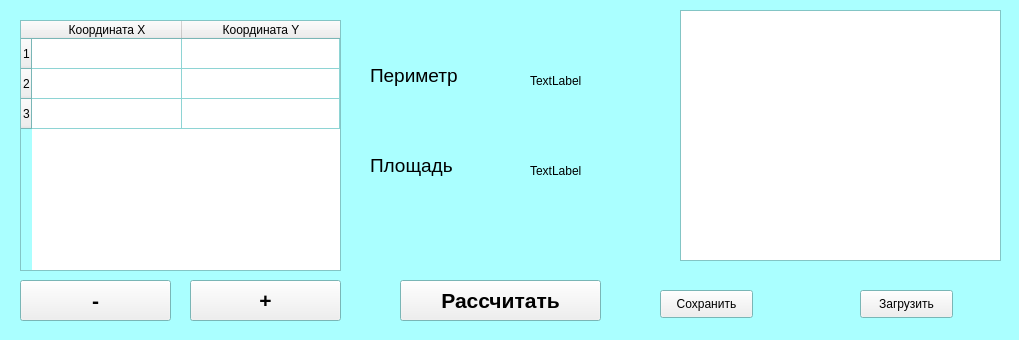
<?xml version="1.0" encoding="UTF-8"?>
<ui version="4.0">
 <class>Widget</class>
 <widget class="QWidget" name="Widget">
  <property name="geometry">
   <rect>
    <x>0</x>
    <y>0</y>
    <width>1019</width>
    <height>340</height>
   </rect>
  </property>
  <property name="palette">
   <palette>
    <active>
     <colorrole role="Base">
      <brush brushstyle="SolidPattern">
       <color alpha="255">
        <red>255</red>
        <green>255</green>
        <blue>255</blue>
       </color>
      </brush>
     </colorrole>
     <colorrole role="Window">
      <brush brushstyle="SolidPattern">
       <color alpha="255">
        <red>170</red>
        <green>255</green>
        <blue>255</blue>
       </color>
      </brush>
     </colorrole>
    </active>
    <inactive>
     <colorrole role="Base">
      <brush brushstyle="SolidPattern">
       <color alpha="255">
        <red>255</red>
        <green>255</green>
        <blue>255</blue>
       </color>
      </brush>
     </colorrole>
     <colorrole role="Window">
      <brush brushstyle="SolidPattern">
       <color alpha="255">
        <red>170</red>
        <green>255</green>
        <blue>255</blue>
       </color>
      </brush>
     </colorrole>
    </inactive>
    <disabled>
     <colorrole role="Base">
      <brush brushstyle="SolidPattern">
       <color alpha="255">
        <red>170</red>
        <green>255</green>
        <blue>255</blue>
       </color>
      </brush>
     </colorrole>
     <colorrole role="Window">
      <brush brushstyle="SolidPattern">
       <color alpha="255">
        <red>170</red>
        <green>255</green>
        <blue>255</blue>
       </color>
      </brush>
     </colorrole>
    </disabled>
   </palette>
  </property>
  <property name="windowTitle">
   <string>Widget</string>
  </property>
  <widget class="QTableWidget" name="tab">
   <property name="geometry">
    <rect>
     <x>20</x>
     <y>20</y>
     <width>321</width>
     <height>251</height>
    </rect>
   </property>
   <attribute name="horizontalHeaderCascadingSectionResizes">
    <bool>false</bool>
   </attribute>
   <attribute name="horizontalHeaderDefaultSectionSize">
    <number>150</number>
   </attribute>
   <attribute name="horizontalHeaderShowSortIndicator" stdset="0">
    <bool>false</bool>
   </attribute>
   <attribute name="horizontalHeaderStretchLastSection">
    <bool>true</bool>
   </attribute>
   <row>
    <property name="text">
     <string>1</string>
    </property>
   </row>
   <row>
    <property name="text">
     <string>2</string>
    </property>
   </row>
   <row>
    <property name="text">
     <string>3</string>
    </property>
   </row>
   <column>
    <property name="text">
     <string>Координата X</string>
    </property>
   </column>
   <column>
    <property name="text">
     <string>Координата Y</string>
    </property>
   </column>
  </widget>
  <widget class="QPushButton" name="pushButton">
   <property name="geometry">
    <rect>
     <x>400</x>
     <y>280</y>
     <width>201</width>
     <height>41</height>
    </rect>
   </property>
   <property name="font">
    <font>
     <pointsize>16</pointsize>
     <weight>75</weight>
     <bold>true</bold>
    </font>
   </property>
   <property name="text">
    <string>Рассчитать</string>
   </property>
  </widget>
  <widget class="QPushButton" name="pushButton_2">
   <property name="geometry">
    <rect>
     <x>20</x>
     <y>280</y>
     <width>151</width>
     <height>41</height>
    </rect>
   </property>
   <property name="font">
    <font>
     <pointsize>16</pointsize>
     <weight>75</weight>
     <bold>true</bold>
    </font>
   </property>
   <property name="text">
    <string>-</string>
   </property>
  </widget>
  <widget class="QPushButton" name="pushButton_3">
   <property name="geometry">
    <rect>
     <x>190</x>
     <y>280</y>
     <width>151</width>
     <height>41</height>
    </rect>
   </property>
   <property name="font">
    <font>
     <pointsize>16</pointsize>
     <weight>75</weight>
     <bold>true</bold>
    </font>
   </property>
   <property name="text">
    <string>+</string>
   </property>
  </widget>
  <widget class="QLabel" name="label">
   <property name="geometry">
    <rect>
     <x>370</x>
     <y>50</y>
     <width>161</width>
     <height>51</height>
    </rect>
   </property>
   <property name="font">
    <font>
     <pointsize>14</pointsize>
    </font>
   </property>
   <property name="text">
    <string>Периметр</string>
   </property>
  </widget>
  <widget class="QLabel" name="label_2">
   <property name="geometry">
    <rect>
     <x>370</x>
     <y>140</y>
     <width>161</width>
     <height>51</height>
    </rect>
   </property>
   <property name="font">
    <font>
     <pointsize>14</pointsize>
    </font>
   </property>
   <property name="text">
    <string>Площадь</string>
   </property>
  </widget>
  <widget class="QTextBrowser" name="textBrowser">
   <property name="geometry">
    <rect>
     <x>680</x>
     <y>10</y>
     <width>321</width>
     <height>251</height>
    </rect>
   </property>
  </widget>
  <widget class="QPushButton" name="pushButton_4">
   <property name="geometry">
    <rect>
     <x>660</x>
     <y>290</y>
     <width>93</width>
     <height>28</height>
    </rect>
   </property>
   <property name="text">
    <string>Сохранить</string>
   </property>
  </widget>
  <widget class="QPushButton" name="pushButton_5">
   <property name="geometry">
    <rect>
     <x>860</x>
     <y>290</y>
     <width>93</width>
     <height>28</height>
    </rect>
   </property>
   <property name="text">
    <string>Загрузить</string>
   </property>
  </widget>
  <widget class="QLabel" name="per">
   <property name="geometry">
    <rect>
     <x>530</x>
     <y>60</y>
     <width>101</width>
     <height>41</height>
    </rect>
   </property>
   <property name="text">
    <string>TextLabel</string>
   </property>
  </widget>
  <widget class="QLabel" name="pl">
   <property name="geometry">
    <rect>
     <x>530</x>
     <y>150</y>
     <width>101</width>
     <height>41</height>
    </rect>
   </property>
   <property name="text">
    <string>TextLabel</string>
   </property>
  </widget>
 </widget>
 <layoutdefault spacing="6" margin="11"/>
 <resources/>
 <connections/>
</ui>
